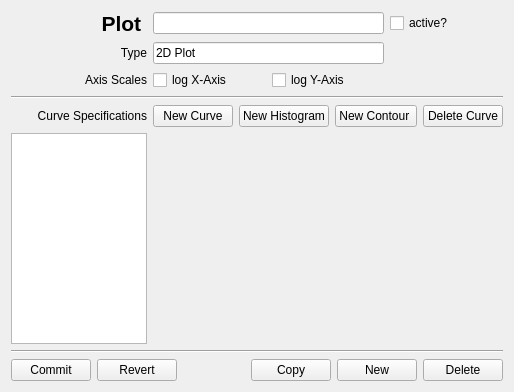
<?xml version="1.0" encoding="UTF-8"?>
<ui version="4.0">
 <comment> All rights reserved. </comment>
 <class>CQPlotSubwidget</class>
 <widget class="CopasiWidget" name="CQPlotSubwidget">
  <property name="geometry">
   <rect>
    <x>0</x>
    <y>0</y>
    <width>514</width>
    <height>392</height>
   </rect>
  </property>
  <property name="windowTitle">
   <string>Form</string>
  </property>
  <layout class="QGridLayout" name="gridLayout">
   <item row="0" column="0">
    <widget class="QLabel" name="labelTitle">
     <property name="text">
      <string>&lt;html&gt;&lt;head/&gt;&lt;body&gt;&lt;p&gt;&lt;span style=&quot; font-size:16pt; font-weight:600;&quot;&gt;Plot &lt;/span&gt;&lt;/p&gt;&lt;/body&gt;&lt;/html&gt;</string>
     </property>
     <property name="alignment">
      <set>Qt::AlignRight|Qt::AlignTrailing|Qt::AlignVCenter</set>
     </property>
    </widget>
   </item>
   <item row="0" column="1" colspan="2">
    <widget class="QLineEdit" name="titleLineEdit">
     <property name="sizePolicy">
      <sizepolicy hsizetype="MinimumExpanding" vsizetype="Fixed">
       <horstretch>0</horstretch>
       <verstretch>0</verstretch>
      </sizepolicy>
     </property>
    </widget>
   </item>
   <item row="0" column="3">
    <widget class="QCheckBox" name="activeCheckBox">
     <property name="sizePolicy">
      <sizepolicy hsizetype="Preferred" vsizetype="Fixed">
       <horstretch>0</horstretch>
       <verstretch>0</verstretch>
      </sizepolicy>
     </property>
     <property name="text">
      <string>active?</string>
     </property>
    </widget>
   </item>
   <item row="1" column="0">
    <widget class="QLabel" name="labelType">
     <property name="text">
      <string>Type</string>
     </property>
     <property name="alignment">
      <set>Qt::AlignRight|Qt::AlignTrailing|Qt::AlignVCenter</set>
     </property>
    </widget>
   </item>
   <item row="1" column="1" colspan="2">
    <widget class="QLineEdit" name="typeLineEdit">
     <property name="sizePolicy">
      <sizepolicy hsizetype="Preferred" vsizetype="Fixed">
       <horstretch>0</horstretch>
       <verstretch>0</verstretch>
      </sizepolicy>
     </property>
     <property name="text">
      <string>2D Plot</string>
     </property>
     <property name="readOnly">
      <bool>true</bool>
     </property>
    </widget>
   </item>
   <item row="2" column="0">
    <widget class="QLabel" name="labelScale">
     <property name="text">
      <string>Axis Scales</string>
     </property>
     <property name="alignment">
      <set>Qt::AlignRight|Qt::AlignTrailing|Qt::AlignVCenter</set>
     </property>
    </widget>
   </item>
   <item row="2" column="1">
    <widget class="QCheckBox" name="checkLogX">
     <property name="sizePolicy">
      <sizepolicy hsizetype="Preferred" vsizetype="Fixed">
       <horstretch>0</horstretch>
       <verstretch>0</verstretch>
      </sizepolicy>
     </property>
     <property name="text">
      <string>log X-Axis</string>
     </property>
    </widget>
   </item>
   <item row="2" column="2">
    <widget class="QCheckBox" name="checkLogY">
     <property name="sizePolicy">
      <sizepolicy hsizetype="Preferred" vsizetype="Fixed">
       <horstretch>0</horstretch>
       <verstretch>0</verstretch>
      </sizepolicy>
     </property>
     <property name="text">
      <string>log Y-Axis</string>
     </property>
    </widget>
   </item>
   <item row="3" column="0" colspan="4">
    <widget class="Line" name="line1">
     <property name="orientation">
      <enum>Qt::Horizontal</enum>
     </property>
    </widget>
   </item>
   <item row="4" column="0">
    <widget class="QLabel" name="labelCurves">
     <property name="sizePolicy">
      <sizepolicy hsizetype="Preferred" vsizetype="Fixed">
       <horstretch>0</horstretch>
       <verstretch>0</verstretch>
      </sizepolicy>
     </property>
     <property name="text">
      <string>Curve Specifications</string>
     </property>
     <property name="alignment">
      <set>Qt::AlignRight|Qt::AlignTrailing|Qt::AlignVCenter</set>
     </property>
    </widget>
   </item>
   <item row="4" column="1" colspan="3">
    <layout class="QHBoxLayout" name="layoutCurves">
     <item>
      <widget class="QPushButton" name="addCurveButton">
       <property name="sizePolicy">
        <sizepolicy hsizetype="Preferred" vsizetype="Fixed">
         <horstretch>0</horstretch>
         <verstretch>0</verstretch>
        </sizepolicy>
       </property>
       <property name="text">
        <string>New Curve</string>
       </property>
      </widget>
     </item>
     <item>
      <widget class="QPushButton" name="addHistoButton">
       <property name="sizePolicy">
        <sizepolicy hsizetype="Preferred" vsizetype="Fixed">
         <horstretch>0</horstretch>
         <verstretch>0</verstretch>
        </sizepolicy>
       </property>
       <property name="text">
        <string>New Histogram</string>
       </property>
      </widget>
     </item>
     <item>
      <widget class="QPushButton" name="addContourButton">
       <property name="sizePolicy">
        <sizepolicy hsizetype="Preferred" vsizetype="Fixed">
         <horstretch>0</horstretch>
         <verstretch>0</verstretch>
        </sizepolicy>
       </property>
       <property name="text">
        <string>New Contour </string>
       </property>
      </widget>
     </item>
     <item>
      <spacer name="horizontalSpacer">
       <property name="orientation">
        <enum>Qt::Horizontal</enum>
       </property>
       <property name="sizeHint" stdset="0">
        <size>
         <width>0</width>
         <height>20</height>
        </size>
       </property>
      </spacer>
     </item>
     <item>
      <widget class="QPushButton" name="deleteCurveButton">
       <property name="sizePolicy">
        <sizepolicy hsizetype="Preferred" vsizetype="Fixed">
         <horstretch>0</horstretch>
         <verstretch>0</verstretch>
        </sizepolicy>
       </property>
       <property name="text">
        <string>Delete Curve</string>
       </property>
      </widget>
     </item>
    </layout>
   </item>
   <item row="5" column="0">
    <widget class="QListWidget" name="mpListPlotItems">
     <property name="sizePolicy">
      <sizepolicy hsizetype="Preferred" vsizetype="MinimumExpanding">
       <horstretch>0</horstretch>
       <verstretch>0</verstretch>
      </sizepolicy>
     </property>
     <property name="selectionMode">
      <enum>QAbstractItemView::ExtendedSelection</enum>
     </property>
    </widget>
   </item>
   <item row="5" column="1" colspan="3">
    <widget class="QStackedWidget" name="mpStack">
     <property name="sizePolicy">
      <sizepolicy hsizetype="MinimumExpanding" vsizetype="MinimumExpanding">
       <horstretch>0</horstretch>
       <verstretch>0</verstretch>
      </sizepolicy>
     </property>
    </widget>
   </item>
   <item row="6" column="0" colspan="4">
    <widget class="Line" name="lineButton">
     <property name="orientation">
      <enum>Qt::Horizontal</enum>
     </property>
    </widget>
   </item>
   <item row="7" column="0" colspan="4">
    <layout class="QHBoxLayout" name="layoutButtons">
     <property name="sizeConstraint">
      <enum>QLayout::SetMinimumSize</enum>
     </property>
     <item>
      <widget class="QPushButton" name="startPlotButton">
       <property name="text">
        <string>Commit</string>
       </property>
      </widget>
     </item>
     <item>
      <widget class="QPushButton" name="resetButton">
       <property name="text">
        <string>Revert</string>
       </property>
      </widget>
     </item>
     <item>
      <spacer name="horizontalSpacer_2">
       <property name="orientation">
        <enum>Qt::Horizontal</enum>
       </property>
       <property name="sizeHint" stdset="0">
        <size>
         <width>0</width>
         <height>20</height>
        </size>
       </property>
      </spacer>
     </item>
     <item>
      <widget class="QPushButton" name="copyPlotButton">
       <property name="text">
        <string>Copy</string>
       </property>
      </widget>
     </item>
     <item>
      <widget class="QPushButton" name="addPlotButton">
       <property name="text">
        <string>New</string>
       </property>
      </widget>
     </item>
     <item>
      <widget class="QPushButton" name="deletePlotButton">
       <property name="text">
        <string>Delete</string>
       </property>
      </widget>
     </item>
    </layout>
   </item>
  </layout>
 </widget>
 <customwidgets>
  <customwidget>
   <class>CopasiWidget</class>
   <extends>QWidget</extends>
   <header>copasi/UI/copasiWidget.h</header>
   <container>1</container>
  </customwidget>
 </customwidgets>
 <resources/>
 <connections>
  <connection>
   <sender>addCurveButton</sender>
   <signal>clicked()</signal>
   <receiver>CQPlotSubwidget</receiver>
   <slot>addCurveSlot()</slot>
   <hints>
    <hint type="sourcelabel">
     <x>283</x>
     <y>121</y>
    </hint>
    <hint type="destinationlabel">
     <x>283</x>
     <y>139</y>
    </hint>
   </hints>
  </connection>
  <connection>
   <sender>addHistoButton</sender>
   <signal>clicked()</signal>
   <receiver>CQPlotSubwidget</receiver>
   <slot>addHistoSlot()</slot>
   <hints>
    <hint type="sourcelabel">
     <x>402</x>
     <y>121</y>
    </hint>
    <hint type="destinationlabel">
     <x>400</x>
     <y>138</y>
    </hint>
   </hints>
  </connection>
  <connection>
   <sender>deleteCurveButton</sender>
   <signal>clicked()</signal>
   <receiver>CQPlotSubwidget</receiver>
   <slot>removeCurve()</slot>
   <hints>
    <hint type="sourcelabel">
     <x>488</x>
     <y>121</y>
    </hint>
    <hint type="destinationlabel">
     <x>495</x>
     <y>140</y>
    </hint>
   </hints>
  </connection>
  <connection>
   <sender>startPlotButton</sender>
   <signal>clicked()</signal>
   <receiver>CQPlotSubwidget</receiver>
   <slot>commitPlot()</slot>
   <hints>
    <hint type="sourcelabel">
     <x>86</x>
     <y>351</y>
    </hint>
    <hint type="destinationlabel">
     <x>41</x>
     <y>358</y>
    </hint>
   </hints>
  </connection>
  <connection>
   <sender>resetButton</sender>
   <signal>clicked()</signal>
   <receiver>CQPlotSubwidget</receiver>
   <slot>resetPlot()</slot>
   <hints>
    <hint type="sourcelabel">
     <x>172</x>
     <y>351</y>
    </hint>
    <hint type="destinationlabel">
     <x>174</x>
     <y>358</y>
    </hint>
   </hints>
  </connection>
  <connection>
   <sender>addPlotButton</sender>
   <signal>clicked()</signal>
   <receiver>CQPlotSubwidget</receiver>
   <slot>addPlot()</slot>
   <hints>
    <hint type="sourcelabel">
     <x>402</x>
     <y>351</y>
    </hint>
    <hint type="destinationlabel">
     <x>356</x>
     <y>358</y>
    </hint>
   </hints>
  </connection>
  <connection>
   <sender>deletePlotButton</sender>
   <signal>clicked()</signal>
   <receiver>CQPlotSubwidget</receiver>
   <slot>deletePlot()</slot>
   <hints>
    <hint type="sourcelabel">
     <x>488</x>
     <y>351</y>
    </hint>
    <hint type="destinationlabel">
     <x>495</x>
     <y>358</y>
    </hint>
   </hints>
  </connection>
  <connection>
   <sender>mpListPlotItems</sender>
   <signal>itemSelectionChanged()</signal>
   <receiver>CQPlotSubwidget</receiver>
   <slot>itemSelectionChanged()</slot>
   <hints>
    <hint type="sourcelabel">
     <x>266</x>
     <y>248</y>
    </hint>
    <hint type="destinationlabel">
     <x>269</x>
     <y>207</y>
    </hint>
   </hints>
  </connection>
  <connection>
   <sender>copyPlotButton</sender>
   <signal>clicked()</signal>
   <receiver>CQPlotSubwidget</receiver>
   <slot>copyPlot()</slot>
   <hints>
    <hint type="sourcelabel">
     <x>276</x>
     <y>340</y>
    </hint>
    <hint type="destinationlabel">
     <x>247</x>
     <y>179</y>
    </hint>
   </hints>
  </connection>
  <connection>
   <sender>addContourButton</sender>
   <signal>clicked()</signal>
   <receiver>CQPlotSubwidget</receiver>
   <slot>addSpectrumSlot()</slot>
   <hints>
    <hint type="sourcelabel">
     <x>443</x>
     <y>106</y>
    </hint>
    <hint type="destinationlabel">
     <x>302</x>
     <y>194</y>
    </hint>
   </hints>
  </connection>
 </connections>
 <slots>
  <slot>addSpectrumSlot()</slot>
  <slot>addCurveSlot()</slot>
  <slot>addHistoSlot()</slot>
  <slot>removeCurve()</slot>
  <slot>commitPlot()</slot>
  <slot>deletePlot()</slot>
  <slot>addPlot()</slot>
  <slot>resetPlot()</slot>
  <slot>typeChanged()</slot>
  <slot>itemSelectionChanged()</slot>
  <slot>copyPlot()</slot>
 </slots>
</ui>
